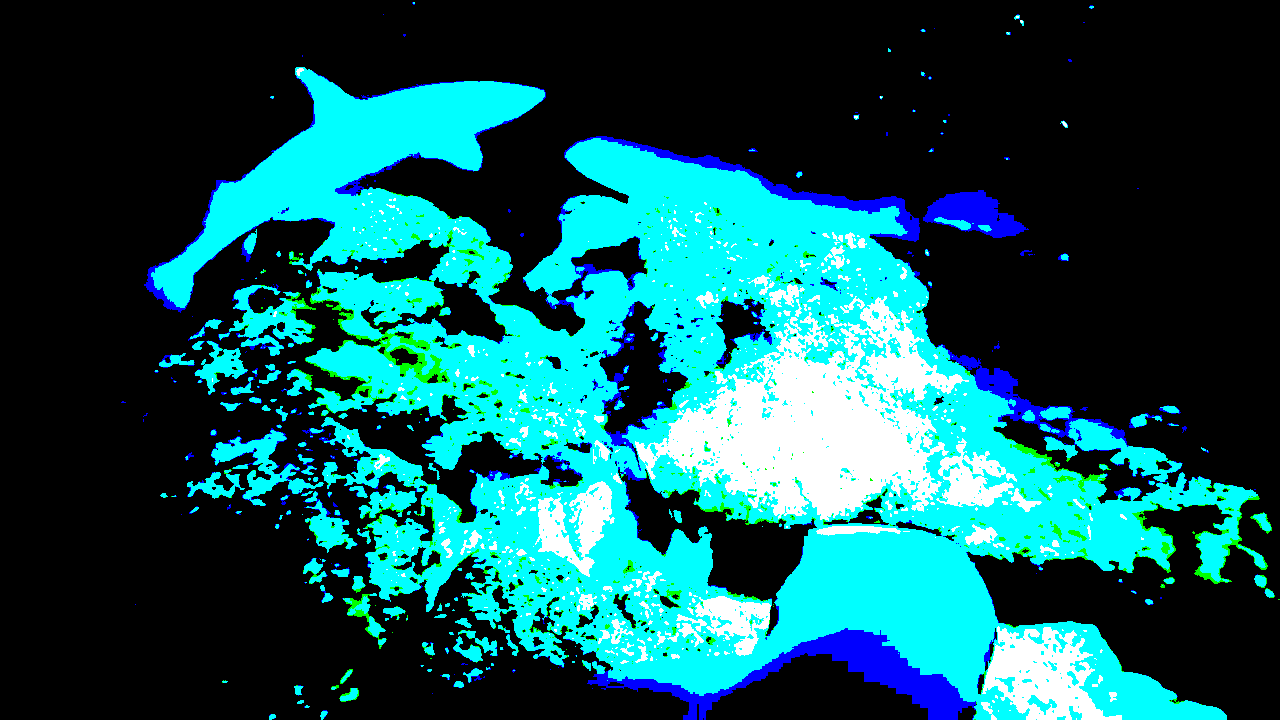
#> input picture 12324.png, 1280 x 720 px
$ python -i validation.py   (imports and definitions only)
#> lines starting #> are read from the running program, lines starting #| are printed output that depends on the picture; after the words box and inside, x2 and y2 are one past the last pixel; in counts of white or black regions, pixels touching at a corner belong together
import numpy as np # type: ignore
from PIL import Image # type: ignore
import cv2 # type: ignore
import math
from scipy import ndimage # type: ignore
import os

# [15 lines left out: functions psnrmse, get_psnr_mse, not called in this run]

def getUCIQE(img_BGR):
  # img_BGR = cv2.imread(image_path)
  img_LAB = cv2.cvtColor(img_BGR, cv2.COLOR_BGR2LAB)

  # Trained coefficients are c1=0.4680, c2=0.2745, c3=0.2576 according to paper.
  coe_Metric = [0.4680, 0.2745, 0.2576]

  img_lum = img_LAB[:,:,0]/255.0
  img_a = img_LAB[:,:,1]/255.0
  img_b = img_LAB[:,:,2]/255.0

  # item-1
  chroma = np.sqrt(np.square(img_a)+np.square(img_b))
  sigma_c = np.std(chroma)

  # item-2
  img_lum = img_lum.flatten()
  sorted_index = np.argsort(img_lum)
  top_index = sorted_index[int(len(img_lum)*0.99)]
  bottom_index = sorted_index[int(len(img_lum)*0.01)]
  con_lum = img_lum[top_index] - img_lum[bottom_index]

  # item-3
  chroma = chroma.flatten()
  sat = np.divide(chroma, img_lum, out=np.zeros_like(chroma, dtype=np.float64), where=img_lum!=0)
  avg_sat = np.mean(sat)

  uciqe = sigma_c*coe_Metric[0] + con_lum*coe_Metric[1] + avg_sat*coe_Metric[2]
  return uciqe

def getUIQM(x):
    """
      Function to return UIQM to be called from other programs
      x: image
    """
    x = x.astype(np.float32)
    c1 = 0.0282; c2 = 0.2953; c3 = 3.5753
    uicm   = _uicm(x)
    uism   = _uism(x)
    uiconm = _uiconm(x, 10)
    uiqm = (c1*uicm) + (c2*uism) + (c3*uiconm)
    return uicm, uism, uiconm, uiqm

def _uiconm(x, window_size):
    """
      Underwater image contrast measure
      https://github.com/tkrahn108/UIQM/blob/master/src/uiconm.cpp
      https://ieeexplore.ieee.org/abstract/document/5609219
    """
    plip_lambda = 1026.0
    plip_gamma  = 1026.0
    plip_beta   = 1.0
    plip_mu     = 1026.0
    plip_k      = 1026.0
    # if 4 blocks, then 2x2...etc.
    k1 = x.shape[1]/window_size
    k2 = x.shape[0]/window_size
    # weight
    w = -1./(k1*k2)
    blocksize_x = window_size
    blocksize_y = window_size
    # make sure image is divisible by window_size - doesn't matter if we cut out some pixels
    x = x[0:int(blocksize_y*k2), 0:int(blocksize_x*k1)]
    # entropy scale - higher helps with randomness
    alpha = 1
    val = 0
    k1 = int(k1)
    k2 = int(k2)
    for l in range(k1):
        for k in range(k2):
            block = x[k*window_size:window_size*(k+1), l*window_size:window_size*(l+1), :]
            max_ = np.max(block)
            min_ = np.min(block)
            top = max_-min_
            bot = max_+min_
            if math.isnan(top) or math.isnan(bot) or bot == 0.0 or top == 0.0: val += 0.0
            else: val += alpha*math.pow((top/bot),alpha) * math.log(top/bot)
            #try: val += plip_multiplication((top/bot),math.log(top/bot))
    return w*val

def mu_a(x, alpha_L=0.1, alpha_R=0.1):
    """
      Calculates the asymetric alpha-trimmed mean
    """
    # sort pixels by intensity - for clipping
    x = sorted(x)
    # get number of pixels
    K = len(x)
    # calculate T alpha L and T alpha R
    T_a_L = math.ceil(alpha_L*K)
    T_a_R = math.floor(alpha_R*K)
    # calculate mu_alpha weight
    weight = (1/(K-T_a_L-T_a_R))
    # loop through flattened image starting at T_a_L+1 and ending at K-T_a_R
    s   = int(T_a_L+1)
    e   = int(K-T_a_R)
    val = sum(x[s:e])
    val = weight*val
    return val

def s_a(x, mu):
    val = 0
    for pixel in x:
        val += math.pow((pixel-mu), 2)
    return val/len(x)


def _uicm(x):
    R = x[:,:,0].flatten()
    G = x[:,:,1].flatten()
    B = x[:,:,2].flatten()
    RG = R-G
    YB = ((R+G)/2)-B
    mu_a_RG = mu_a(RG)
    mu_a_YB = mu_a(YB)
    s_a_RG = s_a(RG, mu_a_RG)
    s_a_YB = s_a(YB, mu_a_YB)
    l = math.sqrt( (math.pow(mu_a_RG,2)+math.pow(mu_a_YB,2)) )
    r = math.sqrt(s_a_RG+s_a_YB)
    return (-0.0268*l)+(0.1586*r)


def sobel(x):
    dx = ndimage.sobel(x,0)
    dy = ndimage.sobel(x,1)
    mag = np.hypot(dx, dy)
    mag *= 255.0 / np.max(mag)
    return mag

def _uism(x):
    """
      Underwater Image Sharpness Measure
    """
    # get image channels
    R = x[:,:,0]
    G = x[:,:,1]
    B = x[:,:,2]
    # first apply Sobel edge detector to each RGB component
    Rs = sobel(R)
    Gs = sobel(G)
    Bs = sobel(B)
    # multiply the edges detected for each channel by the channel itself
    R_edge_map = np.multiply(Rs, R)
    G_edge_map = np.multiply(Gs, G)
    B_edge_map = np.multiply(Bs, B)
    # get eme for each channel
    r_eme = eme(R_edge_map, 10)
    g_eme = eme(G_edge_map, 10)
    b_eme = eme(B_edge_map, 10)
    # coefficients
    lambda_r = 0.299
    lambda_g = 0.587
    lambda_b = 0.144
    return (lambda_r*r_eme) + (lambda_g*g_eme) + (lambda_b*b_eme)


def eme(x, window_size):
    """
      Enhancement measure estimation
      x.shape[0] = height
      x.shape[1] = width
    """
    # if 4 blocks, then 2x2...etc.
    k1 = x.shape[1]/window_size
    k2 = x.shape[0]/window_size
    # weight
    w = 2./(k1*k2)
    blocksize_x = window_size
    blocksize_y = window_size
    # make sure image is divisible by window_size - doesn't matter if we cut out some pixels
    x = x[0:int(blocksize_y*k2), 0:int(blocksize_x*k1)]
    val = 0
    k1 = int(k1)
    k2 = int(k2)
    for l in range(k1):
        for k in range(k2):
            block = x[k*window_size:window_size*(k+1), l*window_size:window_size*(l+1)]
            max_ = np.max(block)
            min_ = np.min(block)
            # bound checks, can't do log(0)
            if min_ == 0.0: val += 0
            elif max_ == 0.0: val += 0
            else: val += math.log(max_/min_)
    return w*val

def getScore(pil_image):
    img = cv2.cvtColor(np.array(pil_image), cv2.COLOR_RGB2BGR)
    UICM, UISM, UIConM, UIQM = getUIQM(img)
    UCIQE = getUCIQE(img)
    return UICM, UISM, UIConM, UIQM, UCIQE

# [5 lines left out: function getScore_from_path, not called in this run]

def getScore_flexible(img_or_path, filename = ""):
    """
    Hitung skor kualitas (UIQM, UCIQE) dari gambar.
    Input bisa berupa:
      - str (path file gambar)
      - PIL.Image.Image
      - numpy.ndarray (BGR atau RGB)

    Returns
    -------
    filename : str
        Nama file (jika input path) atau 'in-memory' (jika array/PIL).
    UIQM : float
    UCIQE : float
    """
#> called with img_or_path = '../12324.png', filename = ''
    pil_img = None

    # Jika input path string
    if isinstance(img_or_path, str):
        pil_img = Image.open(img_or_path).convert("RGB")
#> pil_img is the input picture: PIL image 1280x720 RGB; mean R, G, B 0.064, 0.34, 0.354
        filename = os.path.basename(img_or_path)

    # Jika input sudah PIL
    elif isinstance(img_or_path, Image.Image):
        pil_img = img_or_path.convert("RGB")

    # Jika input numpy array
    elif isinstance(img_or_path, np.ndarray):
        arr = img_or_path
        # # BGR (OpenCV default) -> RGB
        # if arr.ndim == 3 and arr.shape[2] == 3:
        #     arr = arr[..., ::-1]
        if np.issubdtype(arr.dtype, np.floating):
            arr = (arr * 255).clip(0, 255)
        pil_img = Image.fromarray(arr.astype(np.uint8))

    else:
        raise TypeError("img_or_path harus path (str), PIL.Image.Image, atau numpy.ndarray")

    # Panggil fungsi skor
    UICM, UISM, UIConM, UIQM, UCIQE = getScore(pil_img)
#> in mu_a, `x = sorted(x)`: x = 921600 items
#> in mu_a, `K = len(x)`: K = 921600
#> in mu_a, `T_a_L = math.ceil(alpha_L*K)`: T_a_L = 92160
#> in mu_a, `weight = (1/(K-T_a_L-T_a_R))`: weight = 1.36e-06
#> in mu_a, `s   = int(T_a_L+1)`: s = 92161
#> in mu_a, `e   = int(K-T_a_R)`: e = 829440
#> in mu_a, `val = sum(x[s:e])`: val = 0
#> in _uicm, `mu_a_YB = mu_a(YB)`: mu_a_YB = 0.229
#> after the loop in s_a, `for pixel in x:`: val = 35297
#> in _uicm, `s_a_RG = s_a(RG, mu_a_RG)`: s_a_RG = 0.0383
#> the loop in s_a (call 2), `for pixel in x:` made 921600 passes
#> val on passes 1 to 3: 0.0525, 0.105, 0.157
#> in _uicm, `s_a_YB = s_a(YB, mu_a_YB)`: s_a_YB = 0.196
#> in _uicm, `l = math.sqrt( (math.pow(mu_a_RG,2)+math.pow(mu_a_YB,2)) )`: l = 0.229
#> in _uicm, `r = math.sqrt(s_a_RG+s_a_YB)`: r = 0.484
#> in getUIQM, `uicm   = _uicm(x)`: uicm = 0.0707
#> in _uism, `R = x[:,:,0]`:
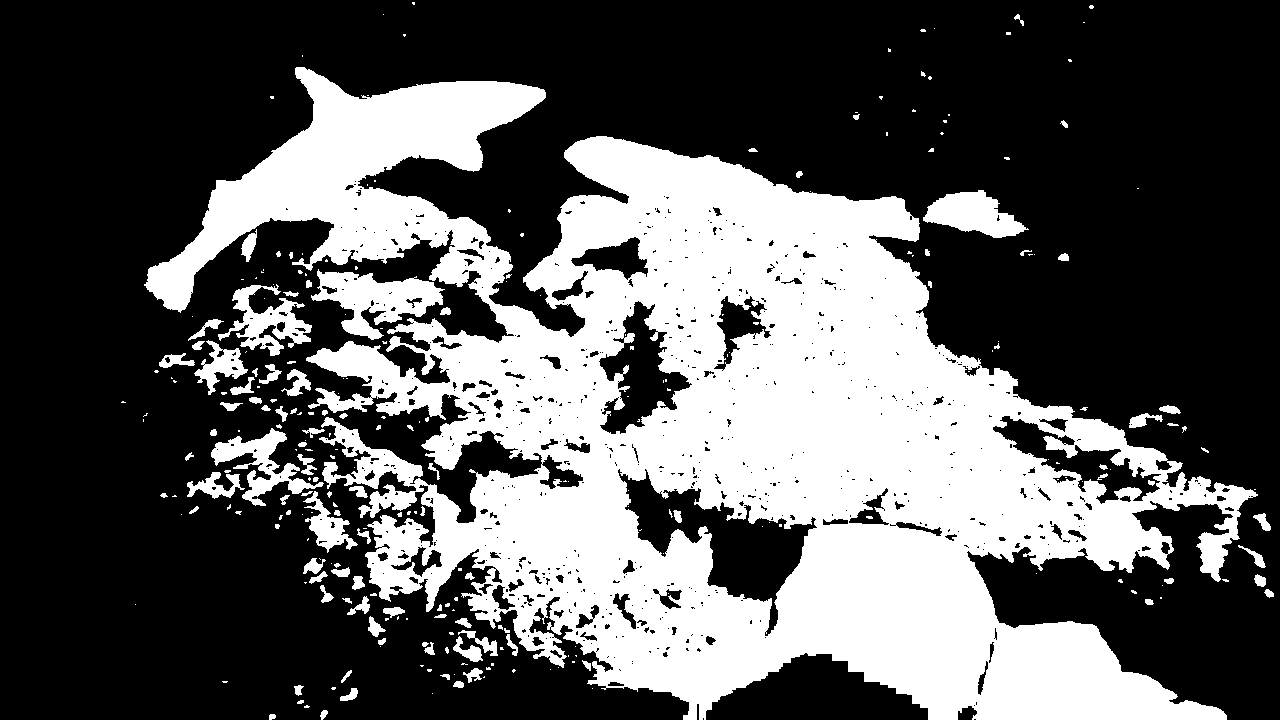
#> R: shape (720, 1280) float32; values 0 (black) and 1 (white), 35.4% white; 278 white regions (174 under 20 px), largest, box (x1, y1, x2, y2) and area: (144, 67, 1258, 720) 302016, (311, 269, 445, 340) 4494, (923, 190, 1029, 238) 2884
#> in sobel (call 3), `dy = ndimage.sobel(x,1)`:
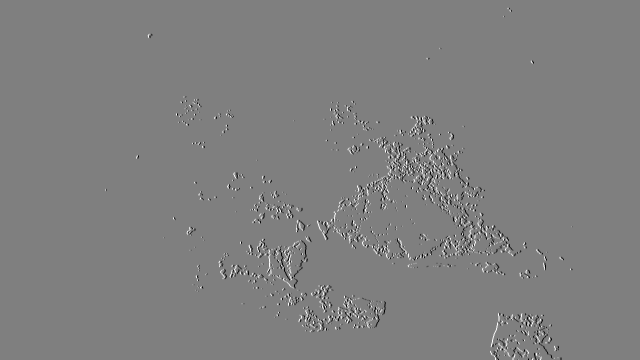
#> dy: shape (720, 1280) float32 (shown at 1/2 size); min -4, max 4, mean 0; drawn with min black and max white
#> in _uism, `B_edge_map = np.multiply(Bs, B)`:
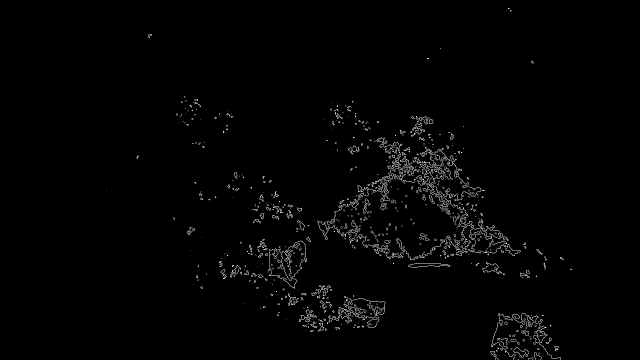
#> B_edge_map: shape (720, 1280) float32 (shown at 1/2 size); min 0, max 255, mean 3.6
#> after the loop in eme, `for l in range(k1):`: val = 0
#> in getUIQM, `uiqm = (c1*uicm) + (c2*uism) + (c3*uiconm)`: uiqm = 0.00199
#> in getScore, `UICM, UISM, UIConM, UIQM = getUIQM(img)`: UICM = 0.0707; UISM = 0; UIQM = 0.00199
#> in getUCIQE, `img_a = img_LAB[:,:,1]/255.0`:
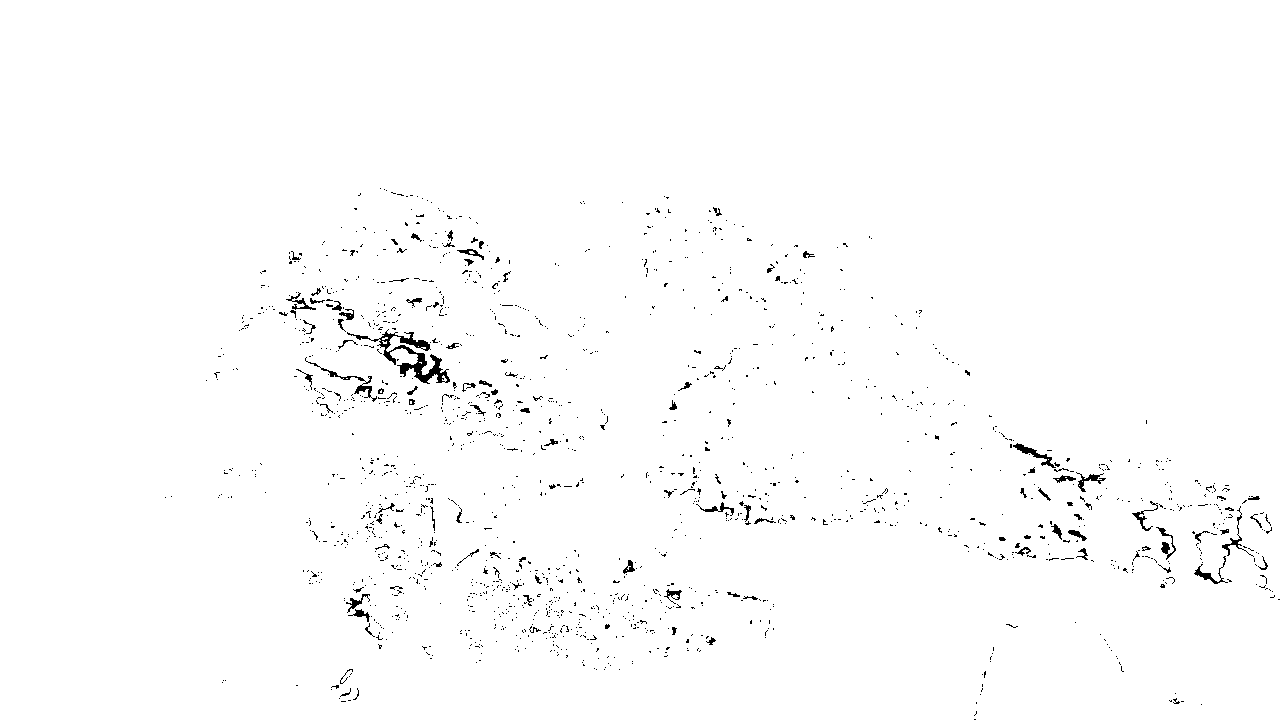
#> img_a: shape (720, 1280) float64; values 0.494 (black) and 0.502 (white), 98.8% white; black in thin lines or dots, all inside (x1, y1, x2, y2) = (165, 188, 1280, 720)
#> in getUCIQE, `sigma_c = np.std(chroma)`: sigma_c = 0.000529
#> in getUCIQE, `top_index = sorted_index[int(len(img_lum)*0.99)]`: top_index = 562618
#> in getUCIQE, `bottom_index = sorted_index[int(len(img_lum)*0.01)]`: bottom_index = 519801
#> in getUCIQE, `con_lum = img_lum[top_index] - img_lum[bottom_index]`: con_lum = 0.00392
#> in getUCIQE, `avg_sat = np.mean(sat)`: avg_sat = 61.56
#> in getUCIQE, `uciqe = sigma_c*coe_Metric[0] + con_lum*coe_Metric[1] + avg_sat*coe_Me..`: uciqe = 15.86
#> UICM = 0.0707; UISM = 0; UIConM = 0; UIQM = 0.00199; UCIQE = 15.86
    return filename, UIQM, UCIQE

>>> result = getScore_flexible('../12324.png')
#> result = ('12324.png', 0.00199, 15.86)
